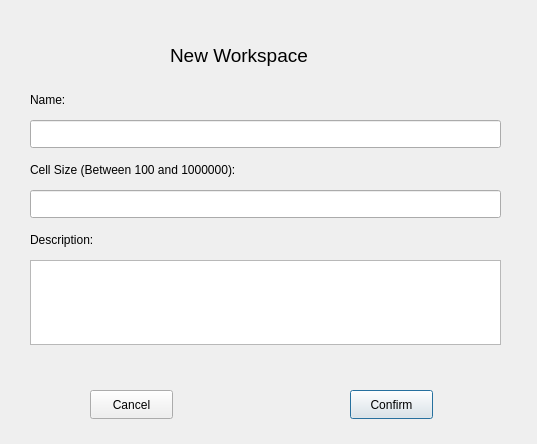
<?xml version="1.0" encoding="UTF-8"?>
<ui version="4.0">
 <class>workspaceDlg</class>
 <widget class="QDialog" name="workspaceDlg">
  <property name="geometry">
   <rect>
    <x>0</x>
    <y>0</y>
    <width>537</width>
    <height>444</height>
   </rect>
  </property>
  <property name="windowTitle">
   <string>New Workspace</string>
  </property>
  <widget class="QLabel" name="newWorkspace">
   <property name="geometry">
    <rect>
     <x>170</x>
     <y>40</y>
     <width>171</width>
     <height>31</height>
    </rect>
   </property>
   <property name="font">
    <font>
     <pointsize>14</pointsize>
    </font>
   </property>
   <property name="text">
    <string>New Workspace</string>
   </property>
  </widget>
  <widget class="QLabel" name="name">
   <property name="geometry">
    <rect>
     <x>30</x>
     <y>90</y>
     <width>63</width>
     <height>20</height>
    </rect>
   </property>
   <property name="text">
    <string>Name:</string>
   </property>
  </widget>
  <widget class="QLineEdit" name="nameText">
   <property name="geometry">
    <rect>
     <x>30</x>
     <y>120</y>
     <width>471</width>
     <height>28</height>
    </rect>
   </property>
  </widget>
  <widget class="QLabel" name="size">
   <property name="geometry">
    <rect>
     <x>30</x>
     <y>160</y>
     <width>301</width>
     <height>20</height>
    </rect>
   </property>
   <property name="text">
    <string>Cell Size (Between 100 and 1000000):</string>
   </property>
  </widget>
  <widget class="QTextEdit" name="descriptionText">
   <property name="geometry">
    <rect>
     <x>30</x>
     <y>260</y>
     <width>471</width>
     <height>85</height>
    </rect>
   </property>
  </widget>
  <widget class="QLineEdit" name="sizeText">
   <property name="geometry">
    <rect>
     <x>30</x>
     <y>190</y>
     <width>471</width>
     <height>28</height>
    </rect>
   </property>
   <property name="inputMethodHints">
    <set>Qt::ImhDigitsOnly</set>
   </property>
  </widget>
  <widget class="QLabel" name="description">
   <property name="geometry">
    <rect>
     <x>30</x>
     <y>230</y>
     <width>91</width>
     <height>20</height>
    </rect>
   </property>
   <property name="text">
    <string>Description:</string>
   </property>
  </widget>
  <widget class="QPushButton" name="cancel">
   <property name="geometry">
    <rect>
     <x>90</x>
     <y>390</y>
     <width>83</width>
     <height>29</height>
    </rect>
   </property>
   <property name="text">
    <string>Cancel</string>
   </property>
   <property name="autoDefault">
    <bool>false</bool>
   </property>
  </widget>
  <widget class="QPushButton" name="confirm">
   <property name="geometry">
    <rect>
     <x>350</x>
     <y>390</y>
     <width>83</width>
     <height>29</height>
    </rect>
   </property>
   <property name="text">
    <string>Confirm</string>
   </property>
   <property name="autoDefault">
    <bool>false</bool>
   </property>
   <property name="default">
    <bool>true</bool>
   </property>
  </widget>
 </widget>
 <tabstops>
  <tabstop>nameText</tabstop>
  <tabstop>sizeText</tabstop>
  <tabstop>descriptionText</tabstop>
  <tabstop>cancel</tabstop>
  <tabstop>confirm</tabstop>
 </tabstops>
 <resources/>
 <connections>
  <connection>
   <sender>cancel</sender>
   <signal>clicked()</signal>
   <receiver>workspaceDlg</receiver>
   <slot>reject()</slot>
   <hints>
    <hint type="sourcelabel">
     <x>147</x>
     <y>401</y>
    </hint>
    <hint type="destinationlabel">
     <x>223</x>
     <y>403</y>
    </hint>
   </hints>
  </connection>
  <connection>
   <sender>confirm</sender>
   <signal>clicked()</signal>
   <receiver>workspaceDlg</receiver>
   <slot>finish()</slot>
   <hints>
    <hint type="sourcelabel">
     <x>406</x>
     <y>407</y>
    </hint>
    <hint type="destinationlabel">
     <x>536</x>
     <y>403</y>
    </hint>
   </hints>
  </connection>
 </connections>
 <slots>
  <slot>finish()</slot>
 </slots>
</ui>
